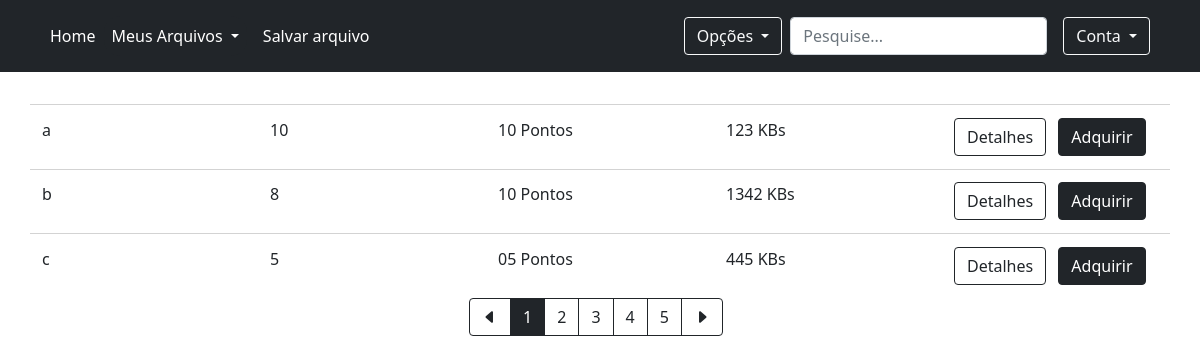
/search/, run on an earlier commit of the app's database.
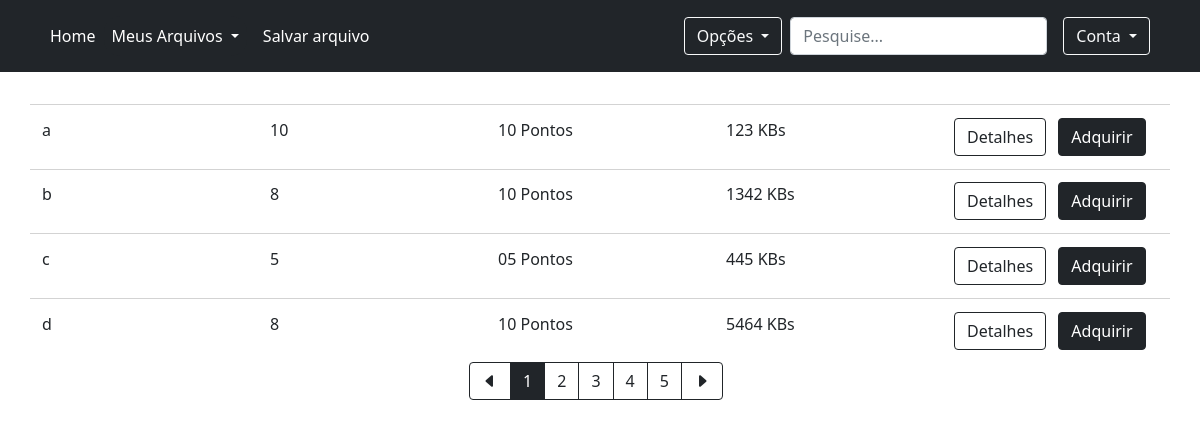
And on a later commit of the database.
### pdfshare/models.py (models this page shows, shortened)
class PDF(models.Model):
    filename = models.CharField(max_length=100)
    fileauthor = models.ForeignKey(Usuario, on_delete=models.RESTRICT, null=True) # TODO: garantir que se eu excluir um arquivo eu nao exclua o usuario; mas nao o contrario.
    filesize = models.IntegerField(null=True)
    nota = models.IntegerField(default=0) # colocar valor padrao 0
    quantidadeNota = models.IntegerField(default=0) # colocar valor padrao 0
    filepath = models.CharField(max_length=250, null=True) # TODO: Deveria estar null=True?

### pdfshare/views.py (the view)
# urls.py: path('search/', views.file_list, name='url_file_list'), # Página que exibe arquivos disponíveis para a compra.
def file_list(request):
    files = {}
    files = PDF.objects.all()
    return render(request, 'filelist.html', {'files': files})

### pdfshare/templates/filelist.html (shortened to what this page needs)
{% load static %}
<html>
    <head>
      <link rel="stylesheet" href="https://cdn.jsdelivr.net/npm/bootstrap-icons@1.8.1/font/bootstrap-icons.css">
      <link rel="stylesheet" href="{% static 'css/style.css' %}">
      <link href="https://cdn.jsdelivr.net/npm/bootstrap@5.1.3/dist/css/bootstrap.min.css" rel="stylesheet">
    </head>
    <body>
        <header class="p-3 bg-dark text-white">
            <div class="container">
              <div class="d-flex flex-wrap align-items-center justify-content-center justify-content-lg-start">
                <ul class="nav col-12 col-lg-auto me-lg-auto mb-2 justify-content-center mb-md-0">
                  <li><a href="#" class="nav-link px-2 text-white nav-text">Home</a></li>
                  <li>
                    <button class="nav-link px-2 text-white nav-button dropdown-toggle dropdown text-end" type="button" id="dropdownMenuButton" data-bs-toggle="dropdown" aria-expanded="false">
                      Meus Arquivos
                    </button>
                  </li>
                  <li>
                    <li><a href="#" class="nav-link px-2 text-white nav-text">Salvar arquivo</a></li>
                  </li>
                </ul>
                <button class="btn btn-outline-light dropdown-toggle dropdown" type="button" id="dropdownMenuButton" data-bs-toggle="dropdown" aria-expanded="false">
                  Opções
                </button>
                <form class="col-12 col-lg-auto mb-3 mb-lg-0 me-lg-3">
                  <input type="search" class="form-control form-control-dark" placeholder="Pesquise..." aria-label="Search">
                </form>
                <button class="btn btn-outline-light dropdown-toggle dropdown text-end" type="button" id="dropdownMenuButton" data-bs-toggle="dropdown" aria-expanded="false">
                  Conta
                </button>
              </div>
            </div>
          </header>
          <main>
            <div class="container-lg main-content-container">
              {% load myextras %}
              {% for file in files %}
              <div class="row pdf-item">
                <div class="col">
                  {{file.filename}}
                </div>
                <div class="col">
                  {{file.nota }}
                </div>
                <div class="col">
                  {% if file.filesize < 500 %}
                    {% if file.nota < 9 or file.quantidadeNota < 10 %}
                      05 Pontos
                    {% else %}
                      10 Pontos
                    {% endif %}
                  {% else %}
                    {% if file.nota < 9 or file.quantidadeNota < 10 %}
                      10 Pontos
                    {% else %}
                      15 Pontos
                    {% endif %}
                  {% endif %}
                </div>
                <div class="col">
                  {{file.filesize}} KBs
                </div>
                <div class="col">
                  <a type="button" href="#" class="btn btn-outline-dark me-2">Detalhes</a>
                  {% if file.filesize < 500 %}
                    {% if file.nota < 9 or file.quantidadeNota < 10 %}
                    <a type="button" href="{% url 'url_update_compra' user.usuario.id file.fileauthor.id file.id 5 %}" class="btn btn-dark me-2">Adquirir</a>
                    {% else %}
                    <a type="button" href="{% url 'url_update_compra' user.usuario.id file.fileauthor.id file.id 10 %}" class="btn btn-dark me-2">Adquirir</a>
                    {% endif %}
                  {% else %}
                    {% if file.nota < 9 or file.quantidadeNota < 10 %}
                    <a type="button" href="{% url 'url_update_compra' user.usuario.id file.fileauthor.id file.id 10 %}" class="btn btn-dark me-2">Adquirir</a>
                    {% else %}
                    <a type="button" href="{% url 'url_update_compra' user.usuario.id file.fileauthor.id file.id 15 %}" class="btn btn-dark me-2">Adquirir</a>
                    {% endif %}
                  {% endif %}
                </div>
              </div>
              {% endfor %}
              <div  class="d-flex justify-content-center">
                <div class="btn-group me-2" role="group" aria-label="First group">
                  <button type="button" class="btn btn-outline-dark">
                    <i class="bi bi-caret-left-fill"></i>
                  </button>
                  <button type="button" class="btn btn-dark">1</button>
                  <button type="button" class="btn btn-outline-dark">2</button>
                  <button type="button" class="btn btn-outline-dark">3</button>
                  <button type="button" class="btn btn-outline-dark">4</button>
                  <button type="button" class="btn btn-outline-dark">5</button>
                  <button type="button" class="btn btn-outline-dark">
                    <i class="bi bi-caret-right-fill"></i>
                  </button>
                </div>
              </div>
            </div>
          </main>
    </body>
</html>

### pdfshare/static/css/style.css (style rules this page uses)
a.nav-text { border-radius: 1rem; transition: all .2s linear; }
button.nav-button { border-radius: 1rem; transition: all .2s linear; background-color: #212529; border: none; }
.dropdown { margin-right: .5rem; }
.main-content-container { margin-top: 2rem; }
.pdf-item { padding-top: .8rem; padding-bottom: .8rem; border-top: 1.5px solid lightgrey; }

What changed in the data, as far as the page shows it:
added PDF: filename "d", nota "8", shows "10 Pontos", filesize "5464", shows "Adquirir"
